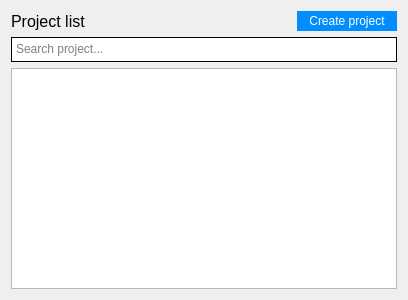
<?xml version="1.0" encoding="UTF-8"?>
<ui version="4.0">
 <class>ProjectsList</class>
 <widget class="QWidget" name="ProjectsList">
  <property name="geometry">
   <rect>
    <x>0</x>
    <y>0</y>
    <width>408</width>
    <height>300</height>
   </rect>
  </property>
  <property name="windowTitle">
   <string>Form</string>
  </property>
  <property name="styleSheet">
   <string notr="true"/>
  </property>
  <layout class="QVBoxLayout" name="verticalLayout">
   <item>
    <layout class="QHBoxLayout" name="horizontalLayout">
     <item>
      <widget class="QLabel" name="projectListHeader">
       <property name="sizePolicy">
        <sizepolicy hsizetype="Expanding" vsizetype="Preferred">
         <horstretch>0</horstretch>
         <verstretch>0</verstretch>
        </sizepolicy>
       </property>
       <property name="font">
        <font>
         <pointsize>12</pointsize>
        </font>
       </property>
       <property name="text">
        <string>Project list</string>
       </property>
      </widget>
     </item>
     <item>
      <widget class="QPushButton" name="addProjectBtn">
       <property name="minimumSize">
        <size>
         <width>100</width>
         <height>20</height>
        </size>
       </property>
       <property name="maximumSize">
        <size>
         <width>100</width>
         <height>16777215</height>
        </size>
       </property>
       <property name="styleSheet">
        <string notr="true">background-color: rgb(1, 141, 253);
color: rgb(255, 255, 255);
border: none;
</string>
       </property>
       <property name="text">
        <string>Create project</string>
       </property>
      </widget>
     </item>
    </layout>
   </item>
   <item>
    <widget class="QTextEdit" name="textEdit">
     <property name="sizePolicy">
      <sizepolicy hsizetype="Expanding" vsizetype="Fixed">
       <horstretch>0</horstretch>
       <verstretch>0</verstretch>
      </sizepolicy>
     </property>
     <property name="minimumSize">
      <size>
       <width>0</width>
       <height>25</height>
      </size>
     </property>
     <property name="maximumSize">
      <size>
       <width>16777215</width>
       <height>25</height>
      </size>
     </property>
     <property name="baseSize">
      <size>
       <width>0</width>
       <height>0</height>
      </size>
     </property>
     <property name="styleSheet">
      <string notr="true">border: 1px solid black;
background-color: rgb(255, 255, 255);</string>
     </property>
     <property name="inputMethodHints">
      <set>Qt::ImhNone</set>
     </property>
     <property name="verticalScrollBarPolicy">
      <enum>Qt::ScrollBarAlwaysOff</enum>
     </property>
     <property name="horizontalScrollBarPolicy">
      <enum>Qt::ScrollBarAlwaysOff</enum>
     </property>
     <property name="tabChangesFocus">
      <bool>true</bool>
     </property>
     <property name="lineWrapMode">
      <enum>QTextEdit::NoWrap</enum>
     </property>
     <property name="placeholderText">
      <string>Search project...</string>
     </property>
    </widget>
   </item>
   <item>
    <widget class="QListWidget" name="listWidget">
     <property name="styleSheet">
      <string notr="true"/>
     </property>
     <property name="frameShadow">
      <enum>QFrame::Raised</enum>
     </property>
     <property name="verticalScrollBarPolicy">
      <enum>Qt::ScrollBarAsNeeded</enum>
     </property>
     <property name="horizontalScrollBarPolicy">
      <enum>Qt::ScrollBarAsNeeded</enum>
     </property>
     <property name="autoScroll">
      <bool>true</bool>
     </property>
     <property name="autoScrollMargin">
      <number>23</number>
     </property>
     <property name="verticalScrollMode">
      <enum>QAbstractItemView::ScrollPerPixel</enum>
     </property>
     <property name="horizontalScrollMode">
      <enum>QAbstractItemView::ScrollPerPixel</enum>
     </property>
     <property name="flow">
      <enum>QListView::TopToBottom</enum>
     </property>
     <property name="resizeMode">
      <enum>QListView::Fixed</enum>
     </property>
     <property name="layoutMode">
      <enum>QListView::SinglePass</enum>
     </property>
     <property name="modelColumn">
      <number>0</number>
     </property>
     <property name="wordWrap">
      <bool>false</bool>
     </property>
     <property name="sortingEnabled">
      <bool>false</bool>
     </property>
    </widget>
   </item>
  </layout>
 </widget>
 <resources/>
 <connections/>
</ui>
